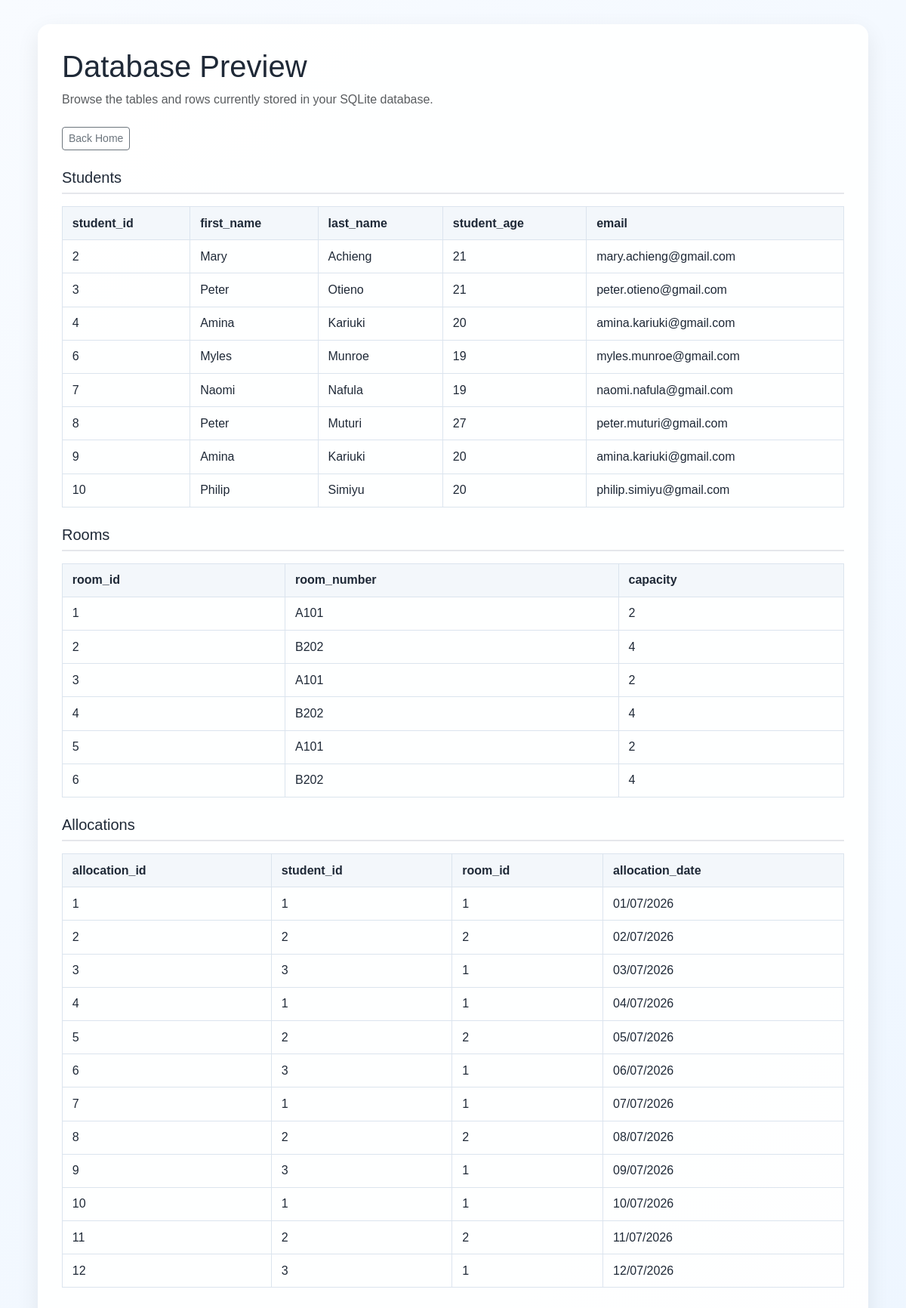
The page /preview on the database its author committed.
### tables this page shows
CREATE TABLE Students (
    student_id INTEGER PRIMARY KEY AUTOINCREMENT,
    first_name TEXT NOT NULL,
    last_name TEXT NOT NULL,
    student_age INTEGER
, email TEXT);

CREATE TABLE Rooms (
    room_id INTEGER PRIMARY KEY AUTOINCREMENT,
    room_number TEXT NOT NULL,
    capacity INTEGER
);

CREATE TABLE Allocations (
    allocation_id INTEGER PRIMARY KEY AUTOINCREMENT,
    student_id INTEGER,
    room_id INTEGER,
    allocation_date DATE,

    FOREIGN KEY (student_id) REFERENCES Students(student_id),
    FOREIGN KEY (room_id) REFERENCES Rooms(room_id)
);

### app.py (the view)
@app.route("/preview")
def preview():
    db = get_db()
    tables = [
        row["name"]
        for row in db.execute(
            "SELECT name FROM sqlite_master "
            "WHERE type='table' AND name NOT LIKE 'sqlite_%';"
        ).fetchall()
    ]
    data = {}
    for table in tables:
        rows = db.execute(f"SELECT * FROM {table};").fetchall()
        columns = rows[0].keys() if rows else [
            row[1] for row in db.execute(f"PRAGMA table_info({table});").fetchall()
        ]
        data[table] = {"columns": columns, "rows": rows}
    return render_template("preview.html", data=data)

### app.py (called while the page is built)
def get_db():
    if "db" not in g:
        g.db = sqlite3.connect(DB_PATH)
        g.db.row_factory = sqlite3.Row  # lets us access columns by name
    return g.db

### templates/preview.html (shortened to what this page needs)
{% extends "base.html" %}
{% block content %}
<div class="mb-4">
    <h1 class="mb-2">Database Preview</h1>
    <p class="text-muted mb-0">Browse the tables and rows currently stored in your SQLite database.</p>
</div>
<a href="/" class="btn btn-outline-secondary btn-sm mb-4">Back Home</a>
{% for table, info in data.items() %}
<div class="mb-4">
    <h2 class="table-title h5">{{ table }}</h2>
    <div class="table-responsive">
        <table>
            <thead>
                <tr>
                    {% for col in info.columns %}
                    <th>{{ col }}</th>
                    {% endfor %}
                </tr>
            </thead>
            <tbody>
                {% for row in info.rows %}
                <tr>
                    {% for col in info.columns %}
                    <td>{{ row[col] }}</td>
                    {% endfor %}
                </tr>
                {% endfor %}
            </tbody>
        </table>
    </div>
</div>
{% endfor %}
{% endblock %}

### templates/base.html (shortened to what this page needs)
<!DOCTYPE html>
<html lang="en">
<head>
    {{ bootstrap.load_css() }}
    {{ bootstrap.load_icon_font_css() }}
</head>
<body>
    <main class="page-wrap">
        {% block content %}
        {% endblock %}
    </main>
</body>
</html>

### templates/base.html (style rules this page uses)
body { background: linear-gradient(135deg, #f8fbff 0%, #eef6ff 100%); color: #1f2937; font-family: Arial, sans-serif; }
.page-wrap { max-width: 1100px; margin: 2rem auto; padding: 2rem; background: rgba(255,255,255,0.95); border-radius: 16px; box-shadow: 0 10px 30px rgba(0,0,0,0.08); }
.table-title { border-bottom: 2px solid #e5e7eb; padding-bottom: 0.5rem; margin-bottom: 1rem; }
table { border-collapse: collapse; width: 100%; }
th, td { border: 1px solid #dbe4ee; padding: 0.6rem 0.8rem; text-align: left; }
th { background: #f3f7fb; }

### rows shown on the page
Students: student_id "2" "Mary" "Achieng" "21" "mary.achieng@gmail.com"
Students: student_id "3" "Peter" "Otieno" "21" "peter.otieno@gmail.com"
Students: student_id "4" "Amina" "Kariuki" "20" "amina.kariuki@gmail.com"
Students: student_id "6" "Myles" "Munroe" "19" "myles.munroe@gmail.com"
Students: student_id "7" "Naomi" "Nafula" "19" "naomi.nafula@gmail.com"
Students: student_id "8" "Peter" "Muturi" "27" "peter.muturi@gmail.com"
Students: student_id "9" "Amina" "Kariuki" "20" "amina.kariuki@gmail.com"
Students: student_id "10" "Philip" "Simiyu" "20" "philip.simiyu@gmail.com"
Rooms: room_id "1" "A101" "2"
Rooms: room_id "2" "B202" "4"
Rooms: room_id "3" "A101" "2"
Rooms: room_id "4" "B202" "4"
Rooms: room_id "5" "A101" "2"
Rooms: room_id "6" "B202" "4"
Allocations: allocation_id "1" "1" "1" "01/07/2026"
Allocations: allocation_id "2" "2" "2" "02/07/2026"
Allocations: allocation_id "3" "3" "1" "03/07/2026"
Allocations: allocation_id "4" "1" "1" "04/07/2026"
Allocations: allocation_id "5" "2" "2" "05/07/2026"
Allocations: allocation_id "6" "3" "1" "06/07/2026"
Allocations: allocation_id "7" "1" "1" "07/07/2026"
Allocations: allocation_id "8" "2" "2" "08/07/2026"
Allocations: allocation_id "9" "3" "1" "09/07/2026"
Allocations: allocation_id "10" "1" "1" "10/07/2026"
Allocations: allocation_id "11" "2" "2" "11/07/2026"
Allocations: allocation_id "12" "3" "1" "12/07/2026"

### other values the page prints
{{ table }} "Students" "Rooms" "Allocations"
{{ col }} "student_id" "first_name" "last_name" "student_age" "email" "room_id" "room_number" "capacity" "allocation_id" "student_id" "room_id" "allocation_date"
